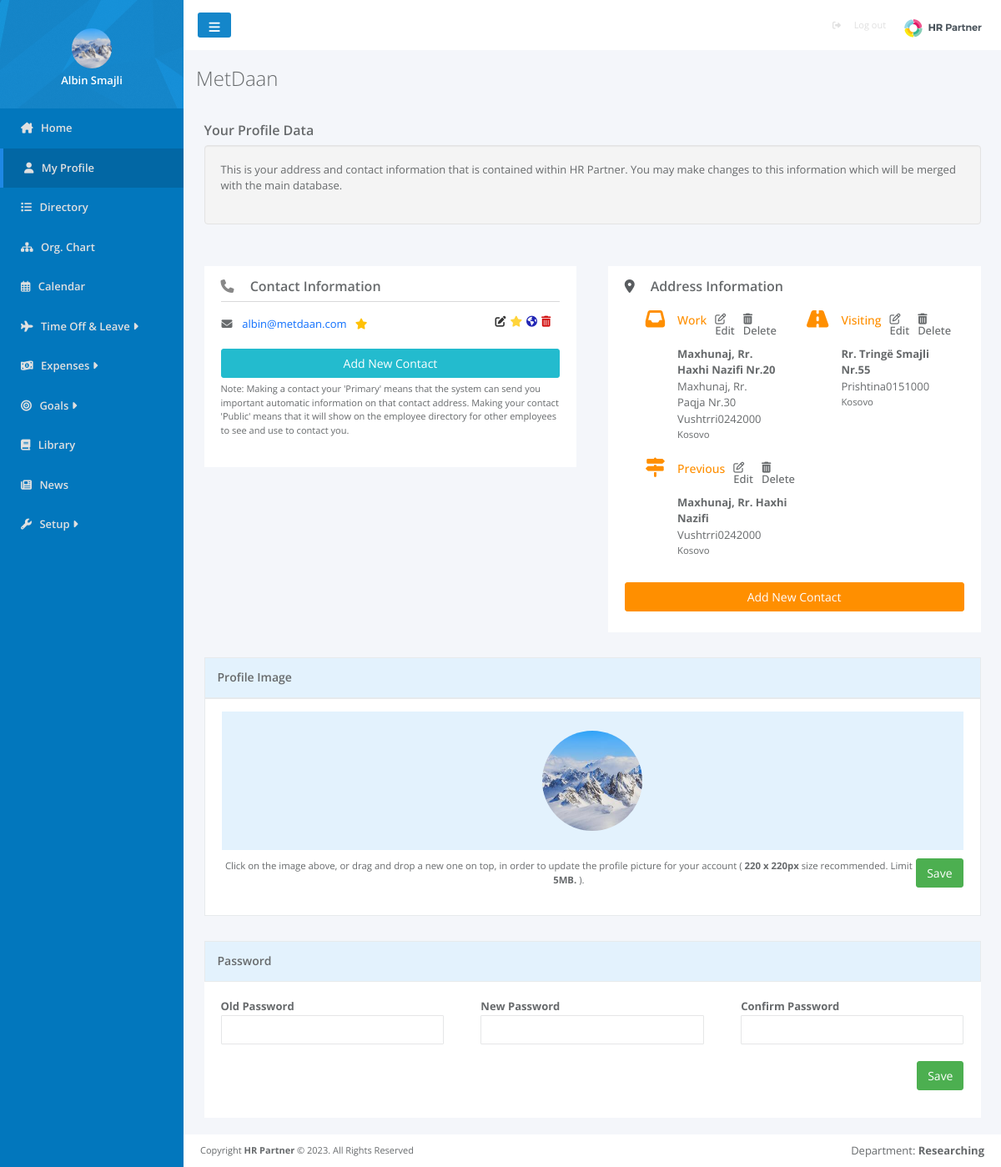
The page /pages/myProfile.php (signed in) on the database as committed earlier.
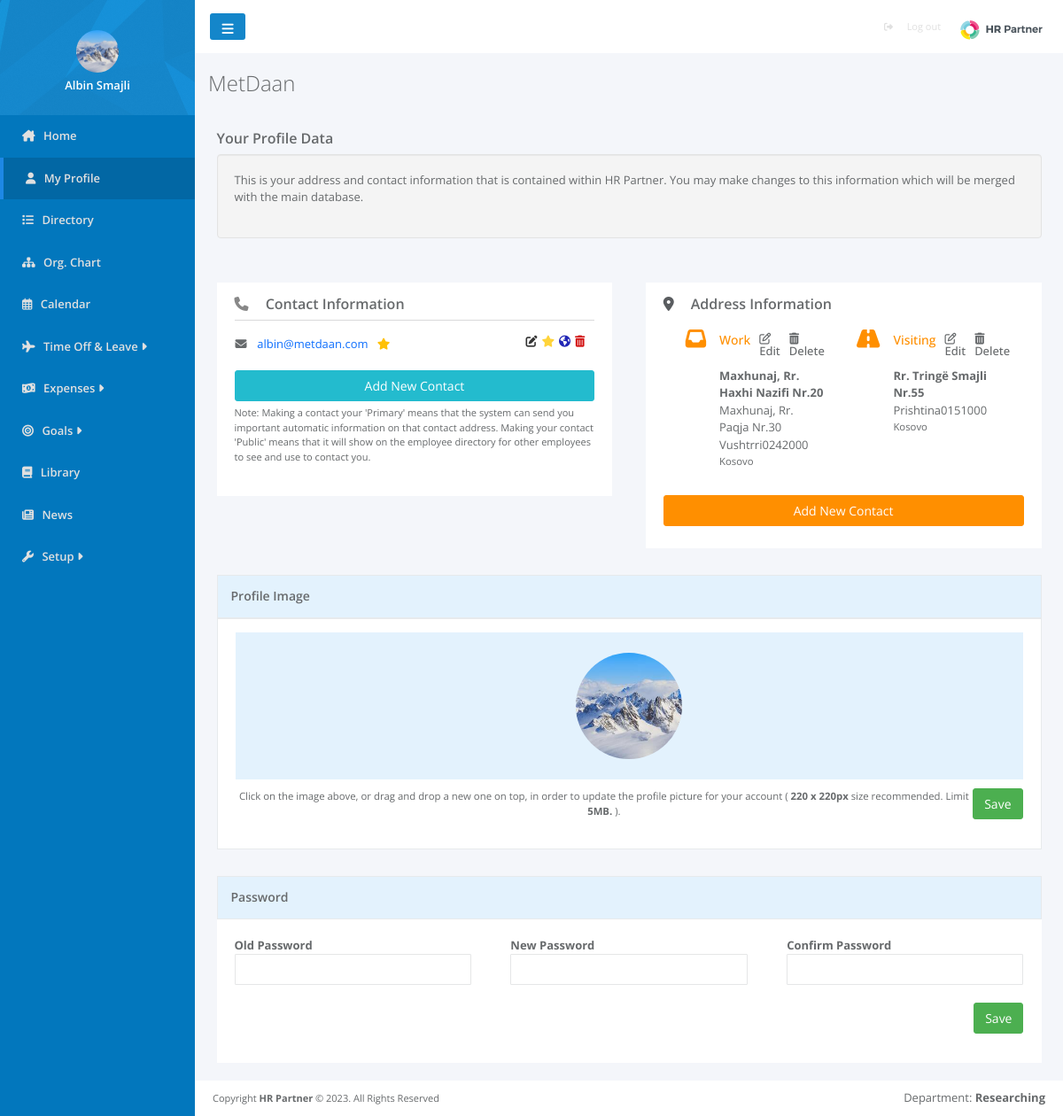
The same page on the database as committed later.
### tables this page shows
CREATE TABLE `users` (
  `user_id` int(100) NOT NULL,
  `image` varchar(500) DEFAULT NULL,
  `name` varchar(200) NOT NULL,
  `surname` varchar(200) NOT NULL,
  `email` varchar(200) NOT NULL,
  `password` varchar(500) NOT NULL,
  `Position_ID` int(11) DEFAULT NULL,
  `Departament_ID` int(11) DEFAULT NULL,
  `role` int(11) NOT NULL,
  `location` varchar(100) DEFAULT NULL,
  `status` varchar(100) DEFAULT NULL,
  `report_to` int(11) DEFAULT NULL,
  `gender` varchar(10) DEFAULT NULL,
  `born` date DEFAULT NULL,
  `started` date DEFAULT NULL,
  `company` int(11) DEFAULT NULL
);

CREATE TABLE `contact` (
  `contact_id` int(11) NOT NULL,
  `contact_type` varchar(200) NOT NULL,
  `details` varchar(100) NOT NULL,
  `primary_contact` tinyint(1) DEFAULT 0,
  `public` tinyint(1) DEFAULT 0,
  `emergency` tinyint(1) DEFAULT 0,
  `extra_info` varchar(500) NOT NULL,
  `user_id` int(11) NOT NULL
);

CREATE TABLE `adress` (
  `adress_id` int(11) NOT NULL,
  `address_type` varchar(200) DEFAULT NULL,
  `address_line_1` varchar(200) DEFAULT NULL,
  `address_line_2` varchar(200) DEFAULT NULL,
  `city` varchar(100) DEFAULT NULL,
  `state` varchar(100) DEFAULT NULL,
  `zip_code` int(11) DEFAULT NULL,
  `country` varchar(100) DEFAULT NULL,
  `user_id` int(11) NOT NULL
);

### pages/myProfile.php (the view, shortened to what the changed rows need)
<?php
require_once '../config.php';
$userId = $_SESSION['user_id'];
$sql = "SELECT u.user_id, u.image from users u where user_id=$userId";
$prep = $con->prepare($sql);
$prep->execute();
$userImages = $prep->fetchAll();
$adressquery = "SELECT * from adress a where user_id=$userId";
$prep = $con->prepare($adressquery);
$prep->execute();
$addresses = $prep->fetchAll();
$contactquery = "SELECT * from contact a where user_id=$userId";
$prep = $con->prepare($contactquery);
$prep->execute();
$contacts = $prep->fetchAll();
?>
<head>
    <link href="https://cdn.jsdelivr.net/npm/bootstrap@5.3.1/dist/css/bootstrap.min.css" rel="stylesheet"
>
    <link rel="stylesheet" href="../css/myprofile.css">
</head>
<body>
    <div>
        <?php include '../template/sidebar.php' ?>
    </div>
    <div id="main">
        <div class="name">
            <?php echo "<h2>" . $_SESSION['company_name'] . "</h2>"; ?>
        </div>
        <div class="row">
            <div class="row_2">
                <div class="row_3">
                    <div id="employeecontactlist">
                        <table>
                            <tbody>
                                <?php foreach ($contacts as $contact): ?>
                                    <tr>
                                        <td>
                                            <?php if ($contact['contact_type'] === 'Email') { ?>
                                                <i class="fa-solid fa-envelope"></i>
                                            <?php } elseif ($contact['contact_type'] === 'Google+') { ?>
                                                <i class="fa-brands fa-google-plus-g"></i>
                                            <?php } else { ?>
                                                <i class="fa-brands fa-<?= $contact['contact_type'] ?>"></i>
                                            <?php } ?>
                                        </td>
                                        <td>
                                            <a href="<?= $contact['details'] ?>">
                                                <?= $contact['details'] ?> &nbsp;
                                            </a>
                                            <?php if ($contact['primary_contact'] == 1): ?>
                                                <i class="fa fa-star text-warning"></i>
                                            <?php endif ?>
                                        </td>
                                        <td class="options">
                                            <a data-bs-toggle="modal"
                                                data-bs-target="#edit_contact_modal<?= $contact['contact_id'] ?>"
                                                data-bs-whatever="@mdo"><i class="fa-solid fa-pen-to-square"></i>
                                            </a>
                                            <form action="./addContactLogic.php" method="post">
                                                <?php if ($contact['primary_contact'] == 1) {
                                                    ?>
                                                    <button type="submit" name="removePrimary">
                                                        <i class="fa-solid fa-star" style="color: #FFD43B;"></i>
                                                    </button>
                                                <?php } else { ?>
                                                    <button type="submit" name="makePrimary">
                                                        <i class="fa-regular fa-star" style="color: #FFD43B;"></i>
                                                    </button>
                                                <?php } ?>
                                            </form>
                                            <form action="./addContactLogic.php" method="post">
                                                <?php if ($contact['public'] == 1) {
                                                    ?>
                                                    <button type="submit" name="removePublic">
                                                        <i class="fa fa-globe m-r-sm" style="color: #2126b5;"></i>
                                                    </button>
                                                <?php } else { ?>
                                                    <button type="submit" name="makePublic">
                                                        <i class="fa fa-globe m-r-sm" style="color: #2126b5;"></i>
                                                    </button>
                                                <?php } ?>
                                            </form>
                                            <button type="submit" name="deleteContact">
                                                <a href="deleteContact.php?contact_id=<?= $contact['contact_id'] ?>"> <i
                                                        class="fa-solid fa-trash-can" style="color: #d20f0f;"></i></a>
                                            </button>
                                        </td>
                                    </tr>
                                <?php endforeach ?>
                            </tbody>
                        </table>
                    </div>
                </div>
                <div class="row_3">
                    <div id="employeeaddresslist">
                        <?php if (count($addresses) === 0) { ?>
                            <p>There are no addresses yet entered for you. Press the 'Add New Address' button below to start
                                adding them.</p>
                        <?php } elseif (count($addresses) > 0) { ?>
                            <?php foreach ($addresses as $address) { ?>
                                <div class="addresElements">
                                    <?php if ($address['address_type'] === "Visiting") { ?>
                                        <i class="fa fa-2x fa-road"></i>
                                    <?php } ?>
                                    <?php if ($address['address_type'] === "Previous") { ?>
                                        <i class="fa fa-2x fa-map-signs"></i>
                                    <?php } ?>
                                    <?php if ($address['address_type'] === "Work") { ?>
                                        <i class="fa fa-2x fa-inbox"></i>
                                    <?php } ?>
                                    <div class="address">
                                        <h4><?= $address['address_type'] ?>
                                            <a data-bs-toggle="modal"
                                                data-bs-target="#edit_address_modal<?= $address['adress_id'] ?>"
                                                data-bs-whatever="@mdo"><i class="fa-regular fa-pen-to-square"></i>
                                                Edit</a>
                                            <a href="deleteAddress.php?adress_id=<?= $address['adress_id'] ?>"> <i
                                                    class="fa-solid fa-trash-can"></i>
                                                Delete</a>
                                        </h4>
                                        <Strong><?= $address['address_line_1'] ?></Strong>
                                        <p><?= $address['address_line_2'] ?></p>
                                        <p><?= $address['city'] ?><?= $address['state'] ?><?= $address['zip_code'] ?></p>
                                        <p><small><?= $address['country'] ?></small></p>
                                    </div>
                                </div>
                            <?php } ?>
                        <?php } ?>
                    </div>
                </div>
            </div>
        </div>
        <div class="row">
            <div class="profileImage">
                <div id="profileimgBody">
                    <form action="" method="POST" enctype="multipart/form-data">
                        <label for="profileIMG">
                            <?php foreach ($userImages as $userImage): ?>
                                <img src="../userIMG/<?= $userImage['image'] ?>" alt="" width="120px" height="120px">
                            <?php endforeach; ?>
                        </label>
                    </form>
                </div>
            </div>
        </div>
    </div>
</body>
</html>

### template/sidebar.php (shortened to what the changed rows need)
<?php $sql = "SELECT u.user_id, u.image from users u where user_id=$userId";
$prep = $con->prepare($sql);
$prep->execute();
$userImages = $prep->fetchAll();
?>
<head>
    <link rel="stylesheet" href="../css/index.css">
</head>
<div id="sidebar">
    <ul id="sidebarElements">
        <li id="profile">
            <div class="profile-element">
                <span class="profile-element-image">
                    <?php foreach ($userImages as $userImage): ?>
                        <img src="../userIMG/<?= $userImage['image'] ?>" alt="">
                    <?php endforeach; ?>
                </span>
            </div>
        </li>
    </ul>
</div>

Rows that differ between the two databases and show on the page:
removed adress: address_type "Previous", address_line_1 "Maxhunaj, Rr. Haxhi Nazifi", city "Vushtrri", state "02", zip_code "42000", country "Kosovo"
